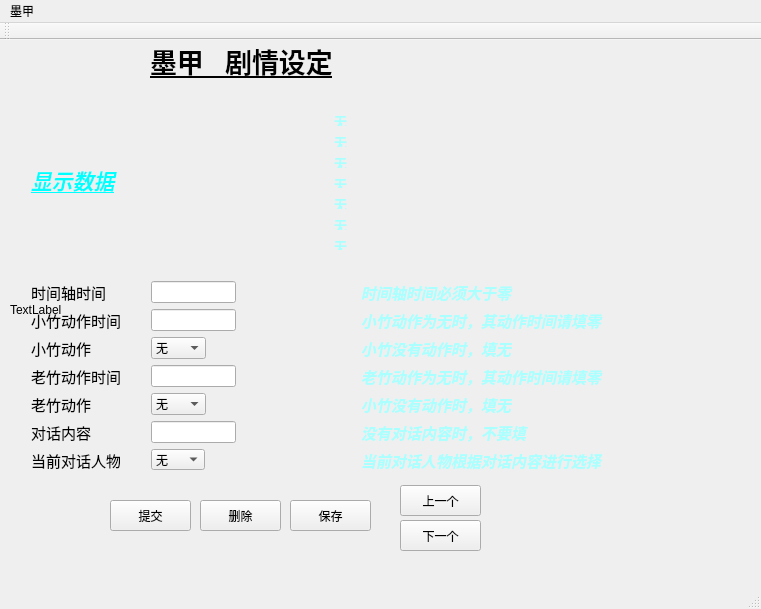
<?xml version="1.0" encoding="UTF-8"?>
<ui version="4.0">
 <class>MainWindow</class>
 <widget class="QMainWindow" name="MainWindow">
  <property name="geometry">
   <rect>
    <x>0</x>
    <y>0</y>
    <width>761</width>
    <height>609</height>
   </rect>
  </property>
  <property name="windowTitle">
   <string>MainWindow</string>
  </property>
  <widget class="QWidget" name="centralWidget">
   <widget class="QLabel" name="label">
    <property name="geometry">
     <rect>
      <x>150</x>
      <y>0</y>
      <width>331</width>
      <height>41</height>
     </rect>
    </property>
    <property name="font">
     <font>
      <family>Agency FB</family>
      <pointsize>20</pointsize>
      <weight>75</weight>
      <bold>true</bold>
      <underline>true</underline>
     </font>
    </property>
    <property name="text">
     <string>墨甲   剧情设定</string>
    </property>
   </widget>
   <widget class="QWidget" name="verticalLayoutWidget">
    <property name="geometry">
     <rect>
      <x>20</x>
      <y>230</y>
      <width>111</width>
      <height>211</height>
     </rect>
    </property>
    <layout class="QVBoxLayout" name="verticalLayout">
     <item>
      <widget class="QLabel" name="label_2">
       <property name="text">
        <string>&lt;html&gt;&lt;head/&gt;&lt;body&gt;&lt;p&gt;&lt;span style=&quot; font-size:11pt;&quot;&gt;时间轴时间&lt;/span&gt;&lt;/p&gt;&lt;/body&gt;&lt;/html&gt;</string>
       </property>
      </widget>
     </item>
     <item>
      <widget class="QLabel" name="label_3">
       <property name="text">
        <string>&lt;html&gt;&lt;head/&gt;&lt;body&gt;&lt;p&gt;&lt;span style=&quot; font-size:11pt;&quot;&gt;小竹动作时间&lt;/span&gt;&lt;/p&gt;&lt;/body&gt;&lt;/html&gt;</string>
       </property>
      </widget>
     </item>
     <item>
      <widget class="QLabel" name="label_5">
       <property name="text">
        <string>&lt;html&gt;&lt;head/&gt;&lt;body&gt;&lt;p&gt;&lt;span style=&quot; font-size:11pt;&quot;&gt;小竹动作&lt;/span&gt;&lt;/p&gt;&lt;/body&gt;&lt;/html&gt;</string>
       </property>
      </widget>
     </item>
     <item>
      <widget class="QLabel" name="label_4">
       <property name="text">
        <string>&lt;html&gt;&lt;head/&gt;&lt;body&gt;&lt;p&gt;&lt;span style=&quot; font-size:11pt;&quot;&gt;老竹动作时间&lt;/span&gt;&lt;/p&gt;&lt;/body&gt;&lt;/html&gt;</string>
       </property>
      </widget>
     </item>
     <item>
      <widget class="QLabel" name="label_6">
       <property name="text">
        <string>&lt;html&gt;&lt;head/&gt;&lt;body&gt;&lt;p&gt;&lt;span style=&quot; font-size:11pt;&quot;&gt;老竹动作&lt;/span&gt;&lt;/p&gt;&lt;/body&gt;&lt;/html&gt;</string>
       </property>
      </widget>
     </item>
     <item>
      <widget class="QLabel" name="label_7">
       <property name="text">
        <string>&lt;html&gt;&lt;head/&gt;&lt;body&gt;&lt;p&gt;&lt;span style=&quot; font-size:11pt;&quot;&gt;对话内容&lt;/span&gt;&lt;/p&gt;&lt;/body&gt;&lt;/html&gt;</string>
       </property>
      </widget>
     </item>
     <item>
      <widget class="QLabel" name="label_14">
       <property name="text">
        <string>&lt;html&gt;&lt;head/&gt;&lt;body&gt;&lt;p&gt;&lt;span style=&quot; font-size:11pt;&quot;&gt;当前对话人物&lt;/span&gt;&lt;/p&gt;&lt;/body&gt;&lt;/html&gt;</string>
       </property>
      </widget>
     </item>
    </layout>
   </widget>
   <widget class="QWidget" name="verticalLayoutWidget_2">
    <property name="geometry">
     <rect>
      <x>140</x>
      <y>230</y>
      <width>204</width>
      <height>211</height>
     </rect>
    </property>
    <layout class="QVBoxLayout" name="verticalLayout_2">
     <item>
      <layout class="QHBoxLayout" name="horizontalLayout_5">
       <item>
        <widget class="QLineEdit" name="lineEdit">
         <property name="enabled">
          <bool>true</bool>
         </property>
         <property name="sizePolicy">
          <sizepolicy hsizetype="Preferred" vsizetype="Preferred">
           <horstretch>0</horstretch>
           <verstretch>0</verstretch>
          </sizepolicy>
         </property>
        </widget>
       </item>
       <item>
        <spacer name="horizontalSpacer_4">
         <property name="orientation">
          <enum>Qt::Horizontal</enum>
         </property>
         <property name="sizeHint" stdset="0">
          <size>
           <width>120</width>
           <height>20</height>
          </size>
         </property>
        </spacer>
       </item>
      </layout>
     </item>
     <item>
      <layout class="QHBoxLayout" name="horizontalLayout_6">
       <item>
        <widget class="QLineEdit" name="lineEdit_2">
         <property name="sizePolicy">
          <sizepolicy hsizetype="Preferred" vsizetype="Preferred">
           <horstretch>0</horstretch>
           <verstretch>0</verstretch>
          </sizepolicy>
         </property>
        </widget>
       </item>
       <item>
        <spacer name="horizontalSpacer_5">
         <property name="orientation">
          <enum>Qt::Horizontal</enum>
         </property>
         <property name="sizeHint" stdset="0">
          <size>
           <width>120</width>
           <height>20</height>
          </size>
         </property>
        </spacer>
       </item>
      </layout>
     </item>
     <item>
      <layout class="QHBoxLayout" name="horizontalLayout_2">
       <item>
        <widget class="QComboBox" name="comboBox">
         <item>
          <property name="text">
           <string>无</string>
          </property>
         </item>
         <item>
          <property name="text">
           <string>微笑</string>
          </property>
         </item>
         <item>
          <property name="text">
           <string>大笑</string>
          </property>
         </item>
         <item>
          <property name="text">
           <string>悲伤</string>
          </property>
         </item>
         <item>
          <property name="text">
           <string>哭泣</string>
          </property>
         </item>
        </widget>
       </item>
       <item>
        <spacer name="horizontalSpacer">
         <property name="orientation">
          <enum>Qt::Horizontal</enum>
         </property>
         <property name="sizeHint" stdset="0">
          <size>
           <width>40</width>
           <height>20</height>
          </size>
         </property>
        </spacer>
       </item>
      </layout>
     </item>
     <item>
      <layout class="QHBoxLayout" name="horizontalLayout_7">
       <item>
        <widget class="QLineEdit" name="lineEdit_3">
         <property name="sizePolicy">
          <sizepolicy hsizetype="Preferred" vsizetype="Preferred">
           <horstretch>0</horstretch>
           <verstretch>0</verstretch>
          </sizepolicy>
         </property>
        </widget>
       </item>
       <item>
        <spacer name="horizontalSpacer_6">
         <property name="orientation">
          <enum>Qt::Horizontal</enum>
         </property>
         <property name="sizeHint" stdset="0">
          <size>
           <width>120</width>
           <height>20</height>
          </size>
         </property>
        </spacer>
       </item>
      </layout>
     </item>
     <item>
      <layout class="QHBoxLayout" name="horizontalLayout_3">
       <item>
        <widget class="QComboBox" name="comboBox_3">
         <item>
          <property name="text">
           <string>无</string>
          </property>
         </item>
         <item>
          <property name="text">
           <string>微笑</string>
          </property>
         </item>
         <item>
          <property name="text">
           <string>大笑</string>
          </property>
         </item>
         <item>
          <property name="text">
           <string>悲伤</string>
          </property>
         </item>
         <item>
          <property name="text">
           <string>哭泣</string>
          </property>
         </item>
        </widget>
       </item>
       <item>
        <spacer name="horizontalSpacer_2">
         <property name="orientation">
          <enum>Qt::Horizontal</enum>
         </property>
         <property name="sizeHint" stdset="0">
          <size>
           <width>40</width>
           <height>20</height>
          </size>
         </property>
        </spacer>
       </item>
      </layout>
     </item>
     <item>
      <layout class="QHBoxLayout" name="horizontalLayout_8">
       <item>
        <widget class="QLineEdit" name="lineEdit_4">
         <property name="sizePolicy">
          <sizepolicy hsizetype="Preferred" vsizetype="Preferred">
           <horstretch>0</horstretch>
           <verstretch>0</verstretch>
          </sizepolicy>
         </property>
        </widget>
       </item>
       <item>
        <spacer name="horizontalSpacer_7">
         <property name="orientation">
          <enum>Qt::Horizontal</enum>
         </property>
         <property name="sizeHint" stdset="0">
          <size>
           <width>120</width>
           <height>20</height>
          </size>
         </property>
        </spacer>
       </item>
      </layout>
     </item>
     <item>
      <layout class="QHBoxLayout" name="horizontalLayout_4">
       <item>
        <widget class="QComboBox" name="comboBox_4">
         <item>
          <property name="text">
           <string>无</string>
          </property>
         </item>
         <item>
          <property name="text">
           <string>小竹</string>
          </property>
         </item>
         <item>
          <property name="text">
           <string>老竹</string>
          </property>
         </item>
        </widget>
       </item>
       <item>
        <spacer name="horizontalSpacer_3">
         <property name="orientation">
          <enum>Qt::Horizontal</enum>
         </property>
         <property name="sizeHint" stdset="0">
          <size>
           <width>40</width>
           <height>20</height>
          </size>
         </property>
        </spacer>
       </item>
      </layout>
     </item>
    </layout>
   </widget>
   <widget class="QWidget" name="verticalLayoutWidget_3">
    <property name="geometry">
     <rect>
      <x>350</x>
      <y>230</y>
      <width>321</width>
      <height>211</height>
     </rect>
    </property>
    <layout class="QVBoxLayout" name="verticalLayout_3">
     <item>
      <widget class="QLabel" name="label_8">
       <property name="font">
        <font>
         <family>Arial Black</family>
         <weight>75</weight>
         <bold>true</bold>
        </font>
       </property>
       <property name="text">
        <string>&lt;html&gt;&lt;head/&gt;&lt;body&gt;&lt;p&gt;&lt;span style=&quot; font-size:11pt; font-style:italic; color:#aaffff;&quot;&gt;时间轴时间必须大于零&lt;/span&gt;&lt;/p&gt;&lt;/body&gt;&lt;/html&gt;</string>
       </property>
      </widget>
     </item>
     <item>
      <widget class="QLabel" name="label_9">
       <property name="font">
        <font>
         <family>Arial Black</family>
         <weight>75</weight>
         <bold>true</bold>
        </font>
       </property>
       <property name="text">
        <string>&lt;html&gt;&lt;head/&gt;&lt;body&gt;&lt;p&gt;&lt;span style=&quot; font-size:11pt; font-style:italic; color:#aaffff;&quot;&gt;小竹动作为无时，其动作时间请填零&lt;/span&gt;&lt;/p&gt;&lt;/body&gt;&lt;/html&gt;</string>
       </property>
      </widget>
     </item>
     <item>
      <widget class="QLabel" name="label_10">
       <property name="font">
        <font>
         <family>Arial Black</family>
         <weight>75</weight>
         <bold>true</bold>
        </font>
       </property>
       <property name="text">
        <string>&lt;html&gt;&lt;head/&gt;&lt;body&gt;&lt;p&gt;&lt;span style=&quot; font-size:11pt; font-style:italic; color:#aaffff;&quot;&gt;小竹没有动作时，填无&lt;/span&gt;&lt;/p&gt;&lt;/body&gt;&lt;/html&gt;</string>
       </property>
      </widget>
     </item>
     <item>
      <widget class="QLabel" name="label_11">
       <property name="font">
        <font>
         <family>Arial Black</family>
         <weight>75</weight>
         <bold>true</bold>
        </font>
       </property>
       <property name="text">
        <string>&lt;html&gt;&lt;head/&gt;&lt;body&gt;&lt;p&gt;&lt;span style=&quot; font-size:11pt; font-style:italic; color:#aaffff;&quot;&gt;老竹动作为无时，其动作时间请填零&lt;/span&gt;&lt;/p&gt;&lt;/body&gt;&lt;/html&gt;</string>
       </property>
      </widget>
     </item>
     <item>
      <widget class="QLabel" name="label_12">
       <property name="font">
        <font>
         <family>Arial Black</family>
         <weight>75</weight>
         <bold>true</bold>
        </font>
       </property>
       <property name="text">
        <string>&lt;html&gt;&lt;head/&gt;&lt;body&gt;&lt;p&gt;&lt;span style=&quot; font-size:11pt; font-style:italic; color:#aaffff;&quot;&gt;小竹没有动作时，填无&lt;/span&gt;&lt;/p&gt;&lt;/body&gt;&lt;/html&gt;</string>
       </property>
      </widget>
     </item>
     <item>
      <widget class="QLabel" name="label_13">
       <property name="font">
        <font>
         <family>Arial Black</family>
         <weight>75</weight>
         <bold>true</bold>
        </font>
       </property>
       <property name="text">
        <string>&lt;html&gt;&lt;head/&gt;&lt;body&gt;&lt;p&gt;&lt;span style=&quot; font-size:11pt; font-style:italic; color:#aaffff;&quot;&gt;没有对话内容时，不要填&lt;/span&gt;&lt;/p&gt;&lt;/body&gt;&lt;/html&gt;</string>
       </property>
      </widget>
     </item>
     <item>
      <widget class="QLabel" name="label_15">
       <property name="font">
        <font>
         <family>Arial Black</family>
         <weight>75</weight>
         <bold>true</bold>
        </font>
       </property>
       <property name="text">
        <string>&lt;html&gt;&lt;head/&gt;&lt;body&gt;&lt;p&gt;&lt;span style=&quot; font-size:11pt; font-style:italic; color:#aaffff;&quot;&gt;当前对话人物根据对话内容进行选择&lt;/span&gt;&lt;/p&gt;&lt;/body&gt;&lt;/html&gt;</string>
       </property>
      </widget>
     </item>
    </layout>
   </widget>
   <widget class="QPushButton" name="commitButton">
    <property name="geometry">
     <rect>
      <x>110</x>
      <y>460</y>
      <width>81</width>
      <height>31</height>
     </rect>
    </property>
    <property name="text">
     <string>提交</string>
    </property>
    <property name="icon">
     <iconset resource="myimage.qrc">
      <normaloff>:/myImage/image/Commit.png</normaloff>:/myImage/image/Commit.png</iconset>
    </property>
   </widget>
   <widget class="QPushButton" name="saveButton">
    <property name="geometry">
     <rect>
      <x>290</x>
      <y>460</y>
      <width>81</width>
      <height>31</height>
     </rect>
    </property>
    <property name="text">
     <string>保存</string>
    </property>
    <property name="icon">
     <iconset resource="myimage.qrc">
      <normaloff>:/myImage/image/Save.png</normaloff>:/myImage/image/Save.png</iconset>
    </property>
   </widget>
   <widget class="QPushButton" name="deleteButton">
    <property name="geometry">
     <rect>
      <x>200</x>
      <y>460</y>
      <width>81</width>
      <height>31</height>
     </rect>
    </property>
    <property name="text">
     <string>删除</string>
    </property>
    <property name="icon">
     <iconset resource="myimage.qrc">
      <normaloff>:/myImage/image/Delete.png</normaloff>:/myImage/image/Delete.png</iconset>
    </property>
   </widget>
   <widget class="QWidget" name="horizontalLayoutWidget">
    <property name="geometry">
     <rect>
      <x>20</x>
      <y>60</y>
      <width>621</width>
      <height>161</height>
     </rect>
    </property>
    <layout class="QHBoxLayout" name="horizontalLayout">
     <item>
      <widget class="QLabel" name="label_23">
       <property name="maximumSize">
        <size>
         <width>308</width>
         <height>159</height>
        </size>
       </property>
       <property name="font">
        <font>
         <family>Baskerville Old Face</family>
         <pointsize>16</pointsize>
        </font>
       </property>
       <property name="text">
        <string>&lt;html&gt;&lt;head/&gt;&lt;body&gt;&lt;p&gt;&lt;span style=&quot; font-weight:600; font-style:italic; text-decoration: underline; color:#00ffff;&quot;&gt;显示数据&lt;/span&gt;&lt;/p&gt;&lt;/body&gt;&lt;/html&gt;</string>
       </property>
       <property name="pixmap">
        <pixmap resource="myimage.qrc">:/myImage/image/Up.png</pixmap>
       </property>
      </widget>
     </item>
     <item>
      <layout class="QVBoxLayout" name="verticalLayout_4">
       <item>
        <widget class="QLabel" name="label_16">
         <property name="text">
          <string>&lt;html&gt;&lt;head/&gt;&lt;body&gt;&lt;p&gt;&lt;span style=&quot; font-size:10pt; font-weight:600; color:#aaffff;&quot;&gt;无&lt;/span&gt;&lt;/p&gt;&lt;/body&gt;&lt;/html&gt;</string>
         </property>
        </widget>
       </item>
       <item>
        <widget class="QLabel" name="label_17">
         <property name="text">
          <string>&lt;html&gt;&lt;head/&gt;&lt;body&gt;&lt;p&gt;&lt;span style=&quot; font-size:10pt; font-weight:600; color:#aaffff;&quot;&gt;无&lt;/span&gt;&lt;/p&gt;&lt;/body&gt;&lt;/html&gt;</string>
         </property>
        </widget>
       </item>
       <item>
        <widget class="QLabel" name="label_18">
         <property name="text">
          <string>&lt;html&gt;&lt;head/&gt;&lt;body&gt;&lt;p&gt;&lt;span style=&quot; font-size:10pt; font-weight:600; color:#aaffff;&quot;&gt;无&lt;/span&gt;&lt;/p&gt;&lt;/body&gt;&lt;/html&gt;</string>
         </property>
        </widget>
       </item>
       <item>
        <widget class="QLabel" name="label_19">
         <property name="text">
          <string>&lt;html&gt;&lt;head/&gt;&lt;body&gt;&lt;p&gt;&lt;span style=&quot; font-size:10pt; font-weight:600; color:#aaffff;&quot;&gt;无&lt;/span&gt;&lt;/p&gt;&lt;/body&gt;&lt;/html&gt;</string>
         </property>
        </widget>
       </item>
       <item>
        <widget class="QLabel" name="label_20">
         <property name="text">
          <string>&lt;html&gt;&lt;head/&gt;&lt;body&gt;&lt;p&gt;&lt;span style=&quot; font-size:10pt; font-weight:600; color:#aaffff;&quot;&gt;无&lt;/span&gt;&lt;/p&gt;&lt;/body&gt;&lt;/html&gt;</string>
         </property>
        </widget>
       </item>
       <item>
        <widget class="QLabel" name="label_21">
         <property name="text">
          <string>&lt;html&gt;&lt;head/&gt;&lt;body&gt;&lt;p&gt;&lt;span style=&quot; font-size:10pt; font-weight:600; color:#aaffff;&quot;&gt;无&lt;/span&gt;&lt;/p&gt;&lt;/body&gt;&lt;/html&gt;</string>
         </property>
        </widget>
       </item>
       <item>
        <widget class="QLabel" name="label_22">
         <property name="text">
          <string>&lt;html&gt;&lt;head/&gt;&lt;body&gt;&lt;p&gt;&lt;span style=&quot; font-size:10pt; font-weight:600; color:#aaffff;&quot;&gt;无&lt;/span&gt;&lt;/p&gt;&lt;/body&gt;&lt;/html&gt;</string>
         </property>
        </widget>
       </item>
      </layout>
     </item>
    </layout>
   </widget>
   <widget class="QLabel" name="label_24">
    <property name="geometry">
     <rect>
      <x>10</x>
      <y>0</y>
      <width>751</width>
      <height>541</height>
     </rect>
    </property>
    <property name="text">
     <string>&lt;html&gt;&lt;head/&gt;&lt;body&gt;&lt;p&gt;&lt;img src=&quot;:/myImage/image/MoJa.png&quot;/&gt;TextLabel&lt;/p&gt;&lt;/body&gt;&lt;/html&gt;</string>
    </property>
   </widget>
   <widget class="QPushButton" name="upButton">
    <property name="geometry">
     <rect>
      <x>400</x>
      <y>445</y>
      <width>81</width>
      <height>31</height>
     </rect>
    </property>
    <property name="text">
     <string>上一个</string>
    </property>
    <property name="icon">
     <iconset resource="myimage.qrc">
      <normaloff>:/myImage/image/Up_Black .png</normaloff>:/myImage/image/Up_Black .png</iconset>
    </property>
   </widget>
   <widget class="QPushButton" name="downButton">
    <property name="geometry">
     <rect>
      <x>400</x>
      <y>480</y>
      <width>81</width>
      <height>31</height>
     </rect>
    </property>
    <property name="text">
     <string>下一个</string>
    </property>
    <property name="icon">
     <iconset resource="myimage.qrc">
      <normaloff>:/myImage/image/Down_Black.png</normaloff>:/myImage/image/Down_Black.png</iconset>
    </property>
   </widget>
   <zorder>label_24</zorder>
   <zorder>label</zorder>
   <zorder>verticalLayoutWidget</zorder>
   <zorder>verticalLayoutWidget_2</zorder>
   <zorder>verticalLayoutWidget_3</zorder>
   <zorder>commitButton</zorder>
   <zorder>saveButton</zorder>
   <zorder>deleteButton</zorder>
   <zorder>horizontalLayoutWidget</zorder>
   <zorder>upButton</zorder>
   <zorder>downButton</zorder>
  </widget>
  <widget class="QToolBar" name="mainToolBar">
   <attribute name="toolBarArea">
    <enum>TopToolBarArea</enum>
   </attribute>
   <attribute name="toolBarBreak">
    <bool>false</bool>
   </attribute>
  </widget>
  <widget class="QStatusBar" name="statusBar"/>
  <widget class="QMenuBar" name="menuBar">
   <property name="geometry">
    <rect>
     <x>0</x>
     <y>0</y>
     <width>761</width>
     <height>17</height>
    </rect>
   </property>
   <widget class="QMenu" name="menu">
    <property name="title">
     <string>墨甲</string>
    </property>
   </widget>
   <addaction name="menu"/>
  </widget>
 </widget>
 <layoutdefault spacing="6" margin="11"/>
 <resources>
  <include location="myimage.qrc"/>
 </resources>
 <connections/>
</ui>
